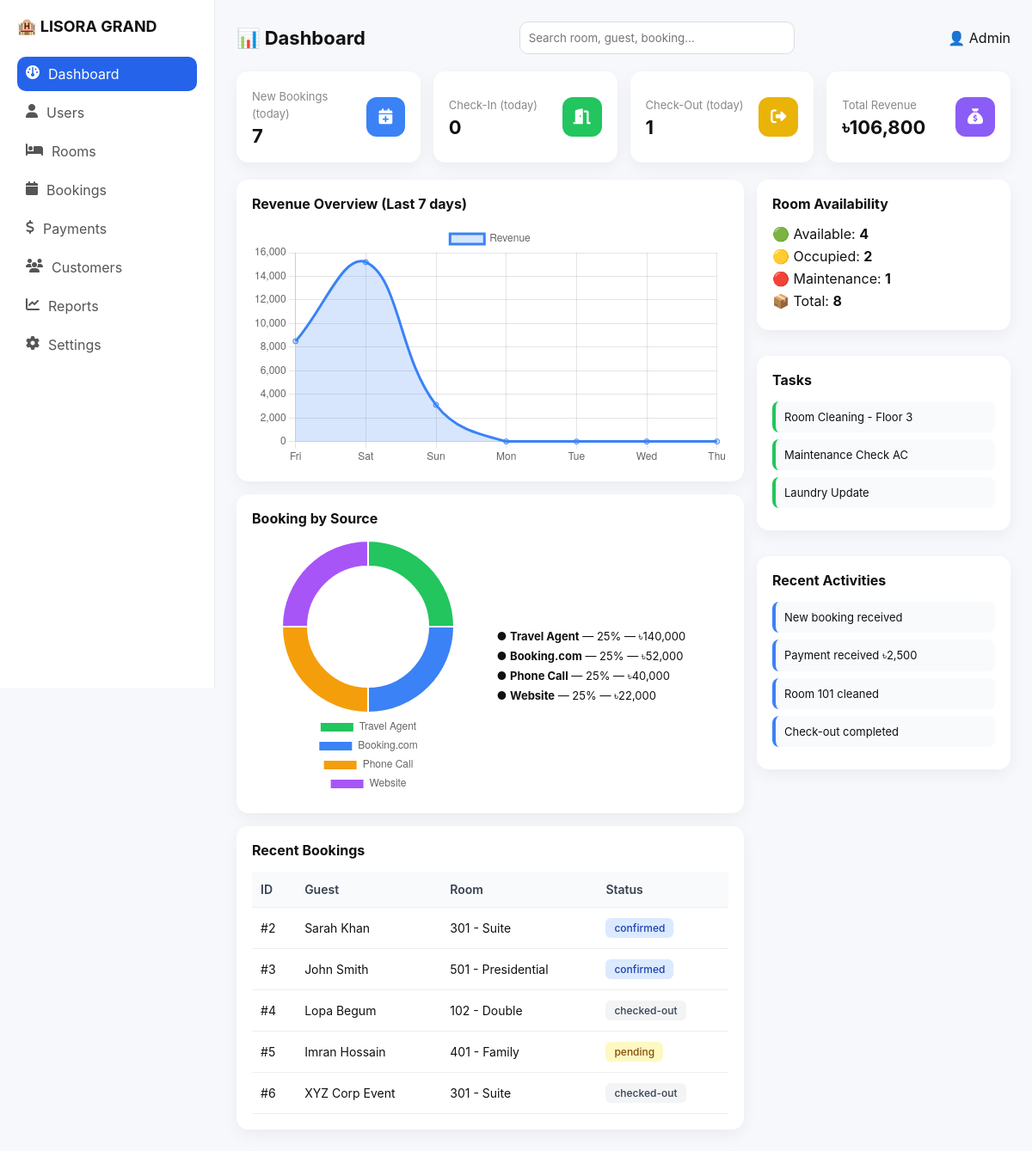
Page /dashboard.php on the committed database.
### tables this page shows
CREATE TABLE bookings (
  id INT AUTO_INCREMENT PRIMARY KEY,
  guest VARCHAR(120) NOT NULL,
  phone VARCHAR(40) NOT NULL,
  email VARCHAR(160),
  nid VARCHAR(60),
  nationality VARCHAR(60),
  room_no VARCHAR(20) NOT NULL,
  room_type VARCHAR(40),
  rate DECIMAL(10,2) NOT NULL,
  guests INT DEFAULT 1,
  check_in DATE NOT NULL,
  check_out DATE NOT NULL,
  source VARCHAR(40) DEFAULT 'Walk-In',
  extras TEXT,
  discount DECIMAL(5,2) DEFAULT 0,
  total DECIMAL(10,2) DEFAULT 0,
  method VARCHAR(40) DEFAULT 'Cash',
  pay_status ENUM('paid','partial','unpaid') DEFAULT 'unpaid',
  status ENUM('pending','confirmed','checked-in','checked-out','cancelled') DEFAULT 'pending',
  notes TEXT,
  created_at DATETIME DEFAULT CURRENT_TIMESTAMP
);

### includes/db.php (called while the page is built, shortened)
<?php
function q(mysqli $c, string $sql, array $params = [], string $types = ''): mysqli_stmt {
    $stmt = $c->prepare($sql);
    if ($params) {
        if (!$types) $types = str_repeat('s', count($params));
        $stmt->bind_param($types, ...$params);
    }
    $stmt->execute();
    return $stmt;
}
function fetchAll(mysqli $c, string $sql, array $params = [], string $types = ''): array {
    $r = q($c,$sql,$params,$types)->get_result();
    return $r ? $r->fetch_all(MYSQLI_ASSOC) : [];
}
function scalar(mysqli $c, string $sql, array $params = [], string $types = '') {
    $r = q($c,$sql,$params,$types)->get_result();
    $row = $r->fetch_array(MYSQLI_NUM);
    return $row[0] ?? null;
}
function e($v){ return htmlspecialchars((string)$v, ENT_QUOTES, 'UTF-8'); }
function bdt($n){ return '৳'.number_format((float)$n, 0); }

### dashboard.php (the view)
<?php
require __DIR__.'/includes/db.php';
$PAGE_TITLE='Dashboard'; $ACTIVE='dashboard';
$today = date('Y-m-d');
$newBookings = (int)scalar($conn,"SELECT COUNT(*) FROM bookings WHERE DATE(created_at)=?", [$today]);
$checkIn     = (int)scalar($conn,"SELECT COUNT(*) FROM bookings WHERE check_in=? AND status IN ('confirmed','checked-in')", [$today]);
$checkOut    = (int)scalar($conn,"SELECT COUNT(*) FROM bookings WHERE check_out=? AND status IN ('checked-in','checked-out')", [$today]);
$revenue     = (float)scalar($conn,"SELECT COALESCE(SUM(amount),0) FROM transactions WHERE type IN ('income','service')");
$roomsTotal  = (int)scalar($conn,"SELECT COUNT(*) FROM rooms");
$roomsAvail  = (int)scalar($conn,"SELECT COUNT(*) FROM rooms WHERE status='available'");
$roomsOcc    = (int)scalar($conn,"SELECT COUNT(*) FROM rooms WHERE status='occupied'");
$roomsMaint  = (int)scalar($conn,"SELECT COUNT(*) FROM rooms WHERE status='maintenance'");
$labels=[]; $values=[];
for ($i=6;$i>=0;$i--){
    $d = date('Y-m-d', strtotime("-$i days"));
    $labels[] = date('D', strtotime($d));
    $values[] = (float)scalar($conn,"SELECT COALESCE(SUM(amount),0) FROM transactions WHERE type IN ('income','service') AND txn_date=?", [$d]);
}
$sources = fetchAll($conn,"SELECT source, COUNT(*) c, COALESCE(SUM(total),0) rev FROM bookings GROUP BY source ORDER BY rev DESC LIMIT 4");
$totalSrc = array_sum(array_column($sources,'c')) ?: 1;
$recent = fetchAll($conn,"SELECT id, guest, room_no, room_type, status FROM bookings ORDER BY created_at DESC LIMIT 5");
include __DIR__.'/includes/header.php';
?>
<div class="topbar">
  <h2>📊 Dashboard</h2>
  <input class="search" placeholder="Search room, guest, booking...">
  <div>👤 Admin</div>
</div>
<div class="kpi">
  <div class="card"><div><small>New Bookings (today)</small><h3><?= $newBookings ?></h3></div><div class="icon blue"><i class="fa-solid fa-calendar-plus"></i></div></div>
  <div class="card"><div><small>Check-In (today)</small><h3><?= $checkIn ?></h3></div><div class="icon green"><i class="fa-solid fa-door-open"></i></div></div>
  <div class="card"><div><small>Check-Out (today)</small><h3><?= $checkOut ?></h3></div><div class="icon yellow"><i class="fa-solid fa-right-from-bracket"></i></div></div>
  <div class="card"><div><small>Total Revenue</small><h3><?= bdt($revenue) ?></h3></div><div class="icon purple"><i class="fa-solid fa-sack-dollar"></i></div></div>
</div>
<div class="grid-2">
  <div>
    <div class="box"><h3>Revenue Overview (Last 7 days)</h3>
      <div class="chart-wrap"><canvas id="chart1"></canvas></div>
    </div>
    <div class="box" style="margin-top:15px;">
      <h3>Booking by Source</h3>
      <div style="display:grid;grid-template-columns:1fr 1fr;gap:15px;align-items:center;">
        <div style="max-width:220px;margin:auto;"><canvas id="platformChart"></canvas></div>
        <div style="font-size:13px;">
          <?php foreach ($sources as $s): $pct = round($s['c']*100/$totalSrc); ?>
            <div style="margin-bottom:6px;">● <b><?= e($s['source']) ?></b> — <?= $pct ?>% — <?= bdt($s['rev']) ?></div>
          <?php endforeach; ?>
        </div>
      </div>
    </div>
    <div class="box" style="margin-top:15px;">
      <h3>Recent Bookings</h3>
      <table>
        <thead><tr><th>ID</th><th>Guest</th><th>Room</th><th>Status</th></tr></thead>
        <tbody>
        <?php foreach ($recent as $b):
          $cls = ['pending'=>'b-yellow','confirmed'=>'b-blue','checked-in'=>'b-green','checked-out'=>'b-gray','cancelled'=>'b-red'][$b['status']] ?? 'b-gray'; ?>
          <tr>
            <td>#<?= (int)$b['id'] ?></td>
            <td><?= e($b['guest']) ?></td>
            <td><?= e($b['room_no']) ?> - <?= e($b['room_type']) ?></td>
            <td><span class="badge <?= $cls ?>"><?= e($b['status']) ?></span></td>
          </tr>
        <?php endforeach; ?>
        </tbody>
      </table>
    </div>
  </div>
  <div class="right-box">
    <div class="box"><h3>Room Availability</h3>
      <p style="margin:6px 0;">🟢 Available: <b><?= $roomsAvail ?></b></p>
      <p style="margin:6px 0;">🟡 Occupied: <b><?= $roomsOcc ?></b></p>
      <p style="margin:6px 0;">🔴 Maintenance: <b><?= $roomsMaint ?></b></p>
      <p style="margin:6px 0;">📦 Total: <b><?= $roomsTotal ?></b></p>
    </div>
    <div class="box"><h3>Tasks</h3>
      <div class="task">Room Cleaning - Floor 3</div>
      <div class="task">Maintenance Check AC</div>
      <div class="task">Laundry Update</div>
    </div>
    <div class="box"><h3>Recent Activities</h3>
      <div class="activity">New booking received</div>
      <div class="activity">Payment received <?= bdt(2500) ?></div>
      <div class="activity">Room 101 cleaned</div>
      <div class="activity">Check-out completed</div>
    </div>
  </div>
</div>
<script>
new Chart(document.getElementById('chart1'),{
  type:'line',
  data:{ labels: <?= json_encode($labels) ?>,
    datasets:[{label:'Revenue', data: <?= json_encode($values) ?>,
      borderColor:'#3b82f6', backgroundColor:'rgba(59,130,246,0.2)', fill:true, tension:0.4 }]
  },
  options:{maintainAspectRatio:false}
});
new Chart(document.getElementById('platformChart'),{
  type:'doughnut',
  data:{
    labels: <?= json_encode(array_column($sources,'source')) ?>,
    datasets:[{
      data: <?= json_encode(array_map('intval', array_column($sources,'c'))) ?>,
      backgroundColor:['#22c55e','#3b82f6','#f59e0b','#a855f7'], cutout:'70%'
    }]
  },
  options:{maintainAspectRatio:false, plugins:{legend:{position:'bottom'}}}
});
</script>
<?php include __DIR__.'/includes/footer.php'; ?>

### includes/header.php (shortened to what this page needs)
<!DOCTYPE html>
<html lang="en">
<head>
<link rel="stylesheet" href="https://cdnjs.cloudflare.com/ajax/libs/font-awesome/6.5.0/css/all.min.css">
<link rel="stylesheet" href="assact/style.css">
</head>
<body>
<?php include __DIR__.'/sidebar.php'; ?>
<div class="main">

### includes/sidebar.php (shortened to what this page needs)
<div class="sidebar">
  <h2>🏨 LISORA GRAND</h2>
  <a href="dashboard.php"  class="<?= $ACTIVE==='dashboard'?'active':'' ?>"><i class="fa-solid fa-gauge"></i> Dashboard</a>
  <a href="users.php"      class="<?= $ACTIVE==='users'?'active':'' ?>"><i class="fa-solid fa-user"></i> Users</a>
  <a href="rooms.php"      class="<?= $ACTIVE==='rooms'?'active':'' ?>"><i class="fa-solid fa-bed"></i> Rooms</a>
  <a href="bookings.php"   class="<?= $ACTIVE==='bookings'?'active':'' ?>"><i class="fa-solid fa-calendar"></i> Bookings</a>
  <a href="payments.php"   class="<?= $ACTIVE==='payments'?'active':'' ?>"><i class="fa-solid fa-dollar-sign"></i> Payments</a>
  <a href="customers.php"  class="<?= $ACTIVE==='customers'?'active':'' ?>"><i class="fa-solid fa-users"></i> Customers</a>
  <a href="reports.php"    class="<?= $ACTIVE==='reports'?'active':'' ?>"><i class="fa-solid fa-chart-line"></i> Reports</a>
  <a href="settings.php"   class="<?= $ACTIVE==='settings'?'active':'' ?>"><i class="fa-solid fa-gear"></i> Settings</a>
</div>

### includes/footer.php (shortened to what this page needs)
</div>
</body></html>

### assact/style.css (style rules this page uses)
* { margin:0;padding:0;box-sizing:border-box;font-family:Inter,Segoe UI,sans-serif; }
body { background:#f6f8fb;color:#111; }
.sidebar { position:fixed;left:0;top:0;width:250px;height:100vh;background:#fff;border-right:1px solid #eee;padding:20px; }
.sidebar h2 { margin-bottom:25px;font-size:18px; }
.sidebar a { display:flex;gap:10px;padding:10px;border-radius:10px;text-decoration:none;color:#555;margin-bottom:5px;transition:0.2s; }
.sidebar a.active { background:#2563eb;color:#fff; }
.main { margin-left:250px;padding:25px; }
.topbar { display:flex;justify-content:space-between;align-items:center;margin-bottom:20px; }
.topbar h2 { font-size:22px; }
.search { width:320px;padding:10px;border-radius:10px;border:1px solid #ddd;background:#fff; }
.kpi { display:grid;grid-template-columns:repeat(4,1fr);gap:15px; }
.card { background:#fff;padding:18px;border-radius:14px;box-shadow:0 6px 18px rgba(0,0,0,0.05);transition:0.3s;display:flex;justify-content:space-between;align-items:center; }
.card small { color:#888;font-size:13px; }
.card h3 { font-size:22px;margin-top:4px; }
.card .icon { width:46px;height:46px;border-radius:12px;display:flex;align-items:center;justify-content:center;font-size:18px;color:#fff; }
.icon.blue { background:#3b82f6; }
.icon.green { background:#22c55e; }
.icon.yellow { background:#eab308; }
.icon.purple { background:#8b5cf6; }
.grid-2 { display:grid;grid-template-columns:2fr 1fr;gap:15px;margin-top:20px; }
.box { background:#fff;padding:18px;border-radius:14px;box-shadow:0 6px 18px rgba(0,0,0,0.05); }
.box+.box { margin-top:15px; }
.box h3 { margin-bottom:15px;font-size:16px;display:flex;justify-content:space-between;align-items:center;gap:10px; }
.right-box { display:flex;flex-direction:column;gap:15px; }
table { width:100%;border-collapse:collapse;margin-top:10px; }
th,td { text-align:left;padding:12px 10px;border-bottom:1px solid #eee;font-size:14px;vertical-align:middle; }
th { background:#f8fafc;font-weight:600;color:#374151; }
.badge { padding:4px 10px;border-radius:6px;font-size:12px;font-weight:500;display:inline-block; }
.b-green,.green { background:#dcfce7;color:#166534; }
.b-yellow,.yellow { background:#fef9c3;color:#854d0e; }
.b-blue,.blue { background:#dbeafe;color:#1e40af; }
.b-purple,.purple { background:#f3e8ff;color:#6b21a8; }
.b-gray { background:#f3f4f6;color:#374151; }
.task { padding:10px;border-left:4px solid #22c55e;background:#f9fafb;border-radius:8px;margin-bottom:8px;font-size:13px; }
.activity { padding:10px;border-left:4px solid #3b82f6;background:#f8fafc;border-radius:8px;margin-bottom:8px;font-size:13px; }
.chart-wrap { position:relative;height:280px; }

### rows in the picture
bookings: id "2", guest "Sarah Khan", room_no "301", room_type "Suite", status "confirmed"
bookings: id "3", guest "John Smith", room_no "501", room_type "Presidential", status "confirmed"
bookings: id "4", guest "Lopa Begum", room_no "102", room_type "Double", status "checked-out"
bookings: id "5", guest "Imran Hossain", room_no "401", room_type "Family", status "pending"
bookings: id "6", guest "XYZ Corp Event", room_no "301", room_type "Suite", status "checked-out"

### other values in the picture
$newBookings "7"
$checkIn "0"
$checkOut "1"
bdt($revenue) "৳106,800"
$s['source'] "Travel Agent"
$pct "25"
bdt($s['rev']) "৳140,000"
$s['source'] "Booking.com"
bdt($s['rev']) "৳52,000"
$s['source'] "Phone Call"
bdt($s['rev']) "৳40,000"
$s['source'] "Website"
bdt($s['rev']) "৳22,000"
$roomsAvail "4"
$roomsOcc "2"
